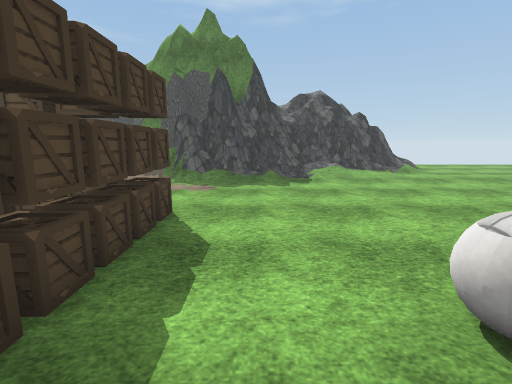
[1] (above)

23 first-person views from a walk through a Unity game level. The camera is 1.5 m above the floor, tilts 10° down and sees 85° across. The floor is counted in squares, 1 m on a side. Each view is taken from the middle of a square. On the plan, view 1 faces up. The plan holds only what a view shows up to about 14 squares ahead; the rest is blank. The place goes on beyond the plan. The player character is not drawn. Some surface patterns are stand-ins.

[2]
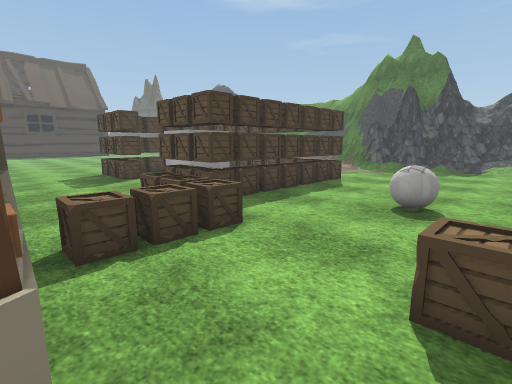

[3]
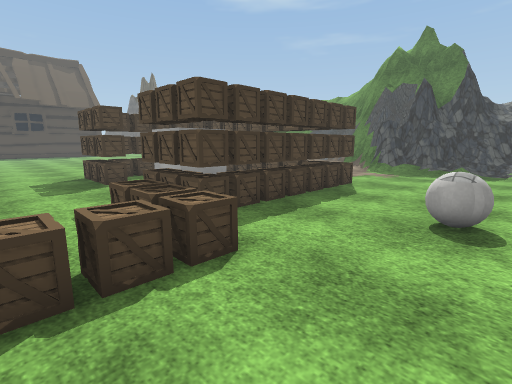

[4]
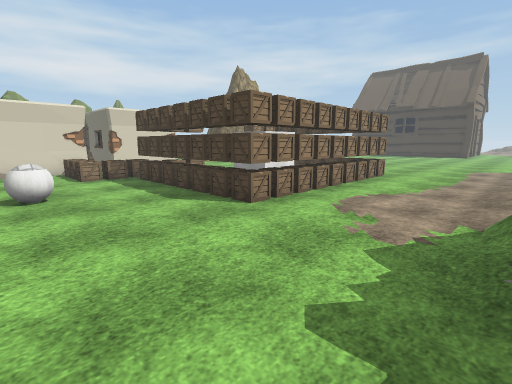

[5]
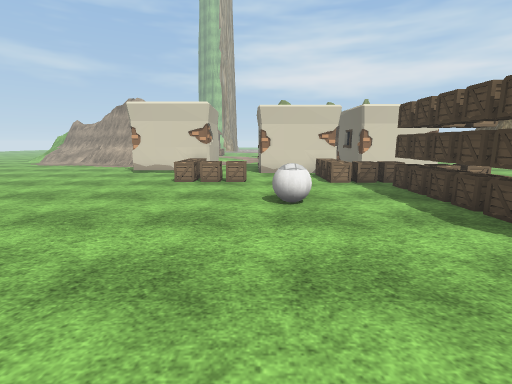

[6]
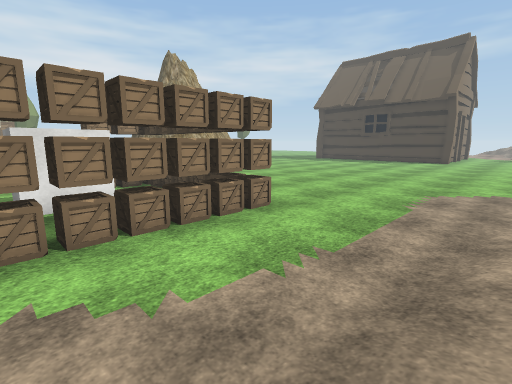

[7]
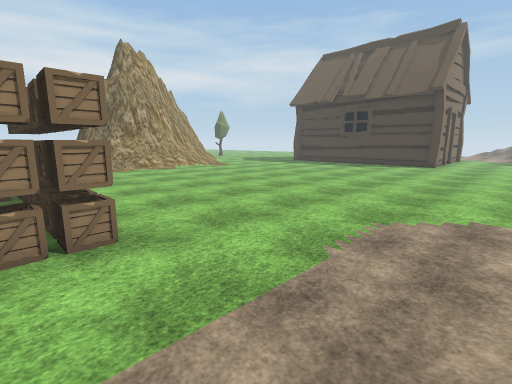

[8]
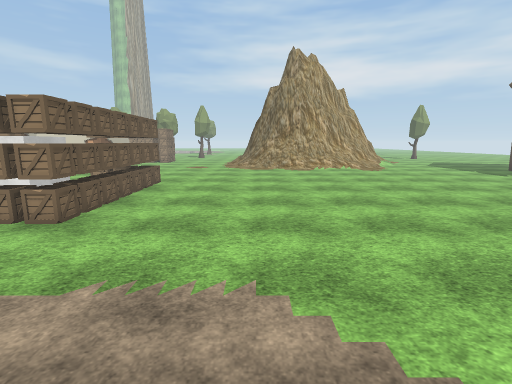

[9]
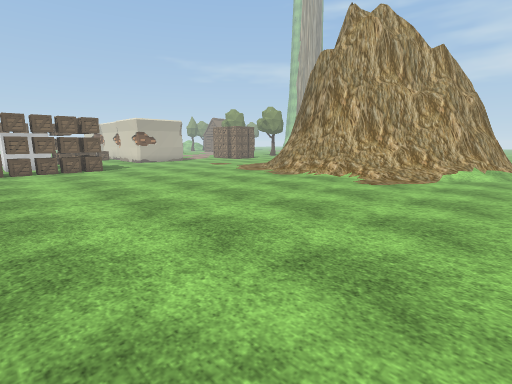

[10]
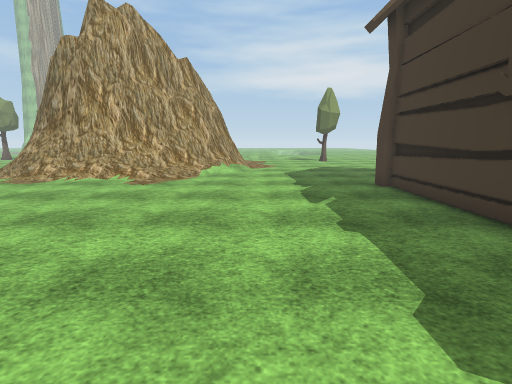

[11]
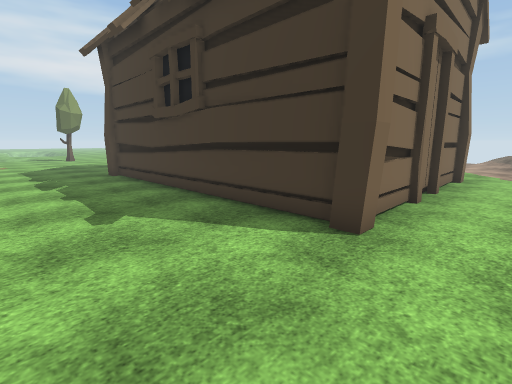

[12]
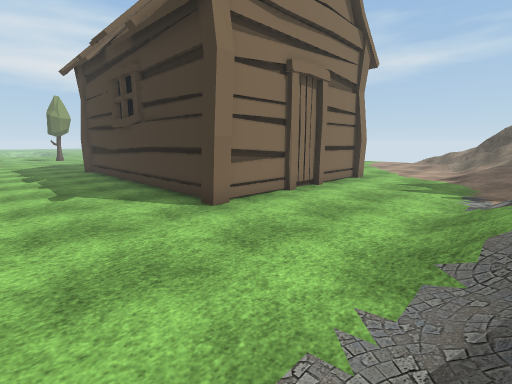

[13]
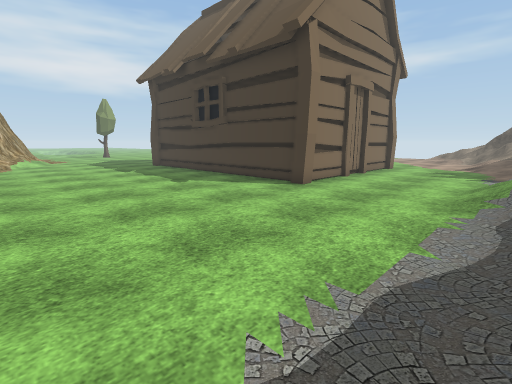

[14]
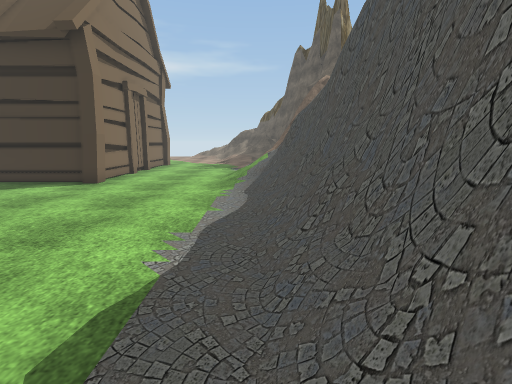

[15]
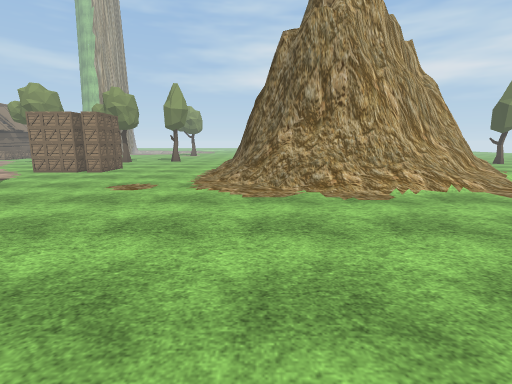

[16]
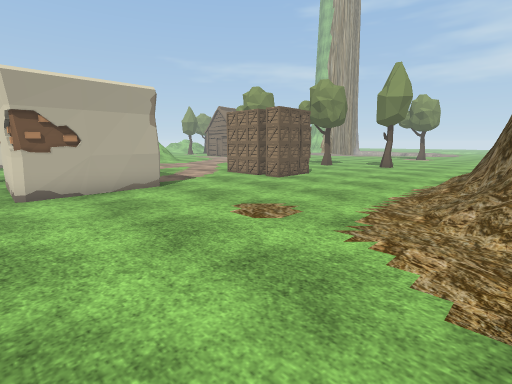

[17]
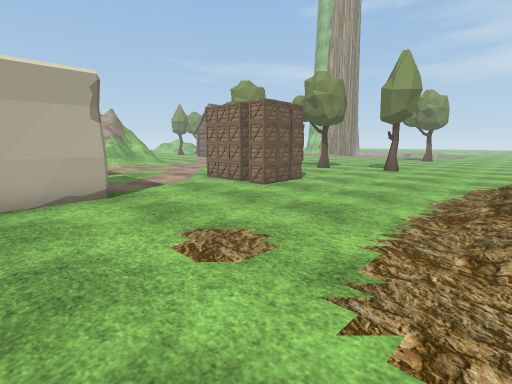

[18]
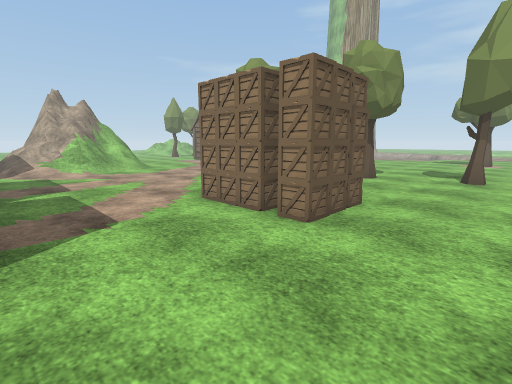

[19]
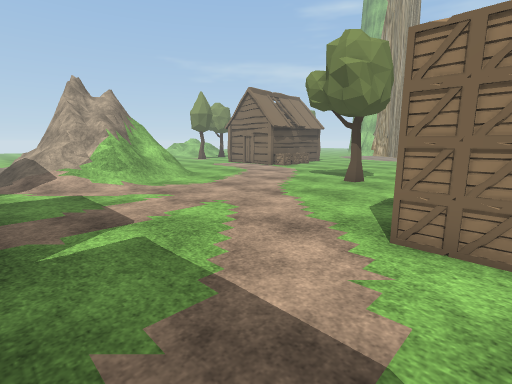

[20]
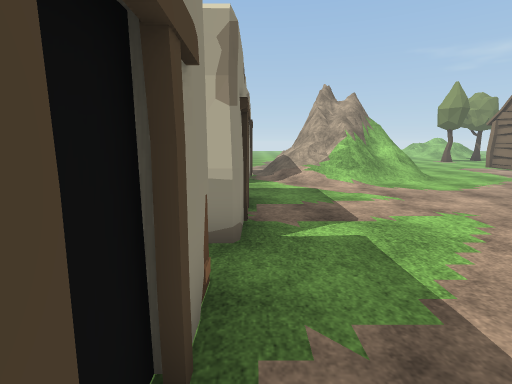

[21]
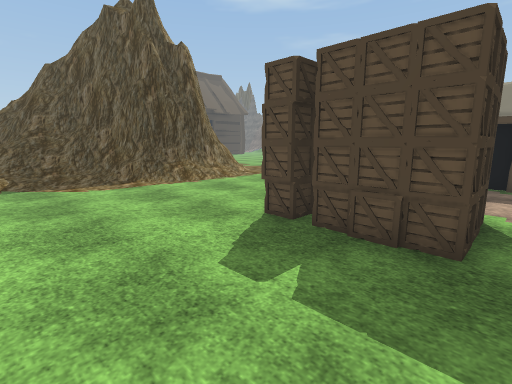

[22]
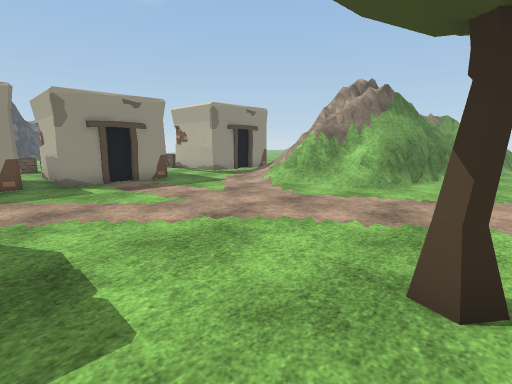

[23]
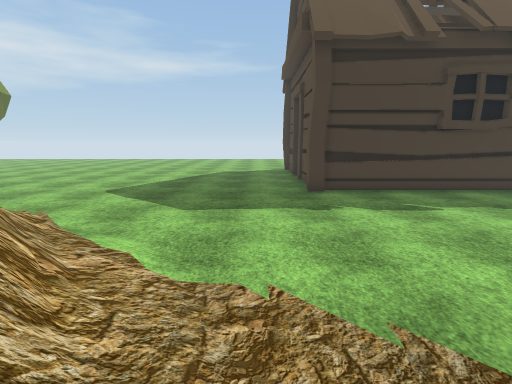

### Floor plan
Key: @ floor where view 1 was taken; # wall or solid block; . main floor; : floor 0.25 m higher than the main floor; / step, stairs or slope; = window, fence, low wall or low ledge; ^ raised ledge; C crate; B ball; U cube; T tree; O other object.
Columns run from 38 left of view 1 to 7 right of it. Each row starts with its distance up from view 1.
 13         ####^####               ##   ###=///:.
 12     ////=///////..     /          #####////...
 11 .../////................../////////#=//.......
 10 ..............................................
  9 ..............................................
  8 ..............................................
  7 ..............................................
  6 #######.....................CCCCCCCCC........
  5       #.....................CCCCCCCCC.........
  4       #.....................C   .   C.........
  3       #.....................C  UU   C.........
  2       #.....................C  UU   C...B.....
  1       #.....................C. UU   C.........
  0       #.....................COC...CCC.@.......
 -1       #.....................OOC...CCC.........
 -2       #.............................CCC...CCC.
 -3       #...............................C.... O.
 -4       #...............................C...  O.
 -5       #.........................#########O.O##
 -6    ####.........................#    #   O O
 -7    .............................#    #   O
 -8    .............////==..........######### .#
 -9    ...........//==####=/.............##.#O....
-10    ..........//########=/..................../
-11    .........//####    ##=...................//
-12    ........./###       ##/................../=
-13    ......../=##        ##/.....C.CC........//=
-14    ........ ##         #=/.....CCCC........./=
-15    ........          ###=......CCCC.........//
-16    .......          ###=/......C.CC........../
-17    .....          ###=#//.....................
-18    ....          ###=///......................
-19    ..T            ==////........... ..T.......
-20    ..TT                /.......... . .T.......

Positions as (right, up) in squares from view 1, and headings:
1: (0, 0), facing up
2: (4, -5), facing up-left
3: (3, -4), facing up-left
4: (3, 11), facing down-left
5: (3, 9), facing down
6: (-5, 11), facing down-left
7: (-9, 11), facing down-left
8: (-15, 12), facing down
9: (-27, 4), facing down-right
10: (-27, 4), facing down
11: (-27, 8), facing down-left
12: (-27, 12), facing down-left
13: (-23, 12), facing down-left
14: (-21, 12), facing left
15: (-15, 1), facing down
16: (-15, -4), facing down-right
17: (-14, -6), facing down-right
18: (-10, -9), facing down-right
19: (-5, -9), facing down-right
20: (-5, -9), facing right
21: (-3, -20), facing up-left
22: (-3, -20), facing up-right
23: (-21, -8), facing left
